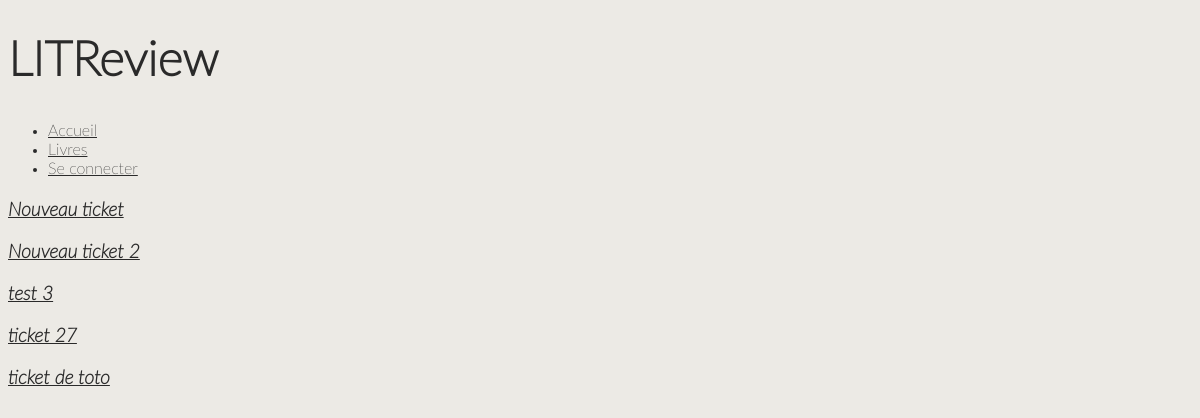
The app's page /reviews/list/ with its own data.
### reviews/models.py (models this page shows, shortened)
class Ticket(models.Model):
    title = models.CharField(max_length=128, blank=False)
    description = models.TextField(max_length=2048, blank=True)
    user = models.ForeignKey(User, on_delete=models.CASCADE)
    image = models.ImageField(null=True, blank=True)
    time_created = models.DateTimeField(auto_now_add=True)

### reviews/views.py (the view)
# urls.py: path('list/', tickets, name='tickets'),
def tickets(request):
    tickets = Ticket.objects.all()
    return render(
        request,
        'reviews/tickets.html',
        {'tickets': tickets}
    )

### reviews/templates/reviews/tickets.html
{% extends 'base.html' %}
{% block content%}
    {% for ticket in tickets %}
        <p><a href="{% url 'ticket' ticket.id %}">{{ ticket.title }}</a></p>
    {% endfor %}
{% endblock %}

### litreview/static/css/style.css (style rules this page uses)
* { background-color: #eceae5; color: #2a2a2a; font-family: 'LatoWebThin'; }
p { font-size: 1.2em; font-style: italic; font-weight: bold; }

### records on screen
Ticket: title "Nouveau ticket"
Ticket: title "Nouveau ticket 2"
Ticket: title "test 3"
Ticket: title "ticket 27"
Ticket: title "ticket de toto"
